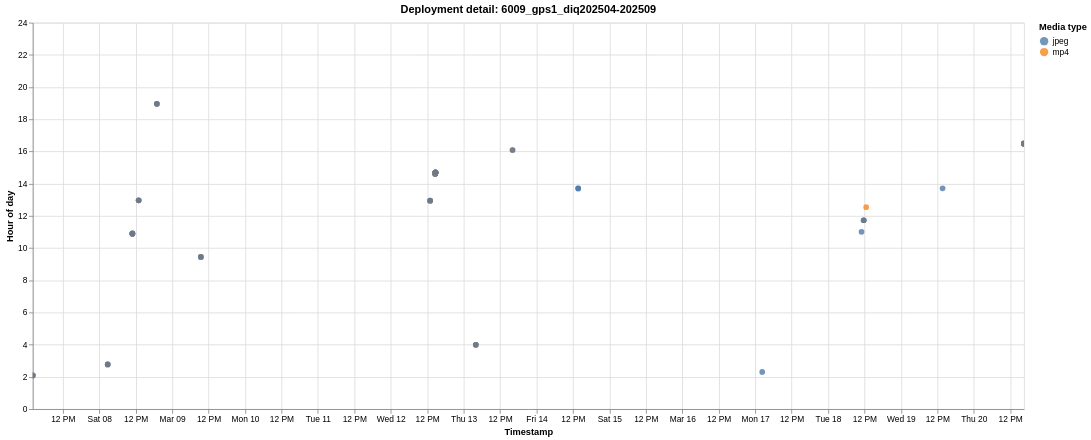

Here is the Vega-Lite specification saved for this chart:
### Vega-Lite specification from a JSON file in a GitHub repository (floating-point values rounded to 4 significant figures)
{"$schema": "https://vega.github.io/schema/vega-lite/v6.1.0.json", "config": {"view": {"continuousHeight": 300, "continuousWidth": 300}}, "data": {"name": "data-ff6cf8d2343beb75c75feffe61f18b60"}, "datasets": {"data-ff6cf8d2343beb75c75feffe61f18b60": [{"deployment": "6009_gps1_diq202504-202509", "deployment_order": 28, "event_index": 0, "hour_of_day": 2.09, "media_type": "jpeg", "timestamp": "2025-03-07T02:05:25"}, {"deployment": "6009_gps1_diq202504-202509", "deployment_order": 28, "event_index": 1, "hour_of_day": 2.09, "media_type": "mp4", "timestamp": "2025-03-07T02:05:25"}, {"deployment": "6009_gps1_diq202504-202509", "deployment_order": 28, "event_index": 2, "hour_of_day": 2.091, "media_type": "jpeg", "timestamp": "2025-03-07T02:05:26"}, {"deployment": "6009_gps1_diq202504-202509", "deployment_order": 28, "event_index": 3, "hour_of_day": 2.773, "media_type": "jpeg", "timestamp": "2025-03-08T02:46:22"}, {"deployment": "6009_gps1_diq202504-202509", "deployment_order": 28, "event_index": 4, "hour_of_day": 2.773, "media_type": "mp4", "timestamp": "2025-03-08T02:46:22"}, {"deployment": "6009_gps1_diq202504-202509", "deployment_order": 28, "event_index": 5, "hour_of_day": 2.773, "media_type": "jpeg", "timestamp": "2025-03-08T02:46:23"}, {"deployment": "6009_gps1_diq202504-202509", "deployment_order": 28, "event_index": 6, "hour_of_day": 10.89, "media_type": "jpeg", "timestamp": "2025-03-08T10:53:12"}, {"deployment": "6009_gps1_diq202504-202509", "deployment_order": 28, "event_index": 7, "hour_of_day": 10.89, "media_type": "mp4", "timestamp": "2025-03-08T10:53:12"}, {"deployment": "6009_gps1_diq202504-202509", "deployment_order": 28, "event_index": 8, "hour_of_day": 10.89, "media_type": "jpeg", "timestamp": "2025-03-08T10:53:13"}, {"deployment": "6009_gps1_diq202504-202509", "deployment_order": 28, "event_index": 9, "hour_of_day": 10.91, "media_type": "jpeg", "timestamp": "2025-03-08T10:54:35"}, {"deployment": "6009_gps1_diq202504-202509", "deployment_order": 28, "event_index": 10, "hour_of_day": 10.91, "media_type": "mp4", "timestamp": "2025-03-08T10:54:35"}, {"deployment": "6009_gps1_diq202504-202509", "deployment_order": 28, "event_index": 11, "hour_of_day": 10.91, "media_type": "jpeg", "timestamp": "2025-03-08T10:54:36"}, {"deployment": "6009_gps1_diq202504-202509", "deployment_order": 28, "event_index": 12, "hour_of_day": 12.97, "media_type": "jpeg", "timestamp": "2025-03-08T12:57:55"}, {"deployment": "6009_gps1_diq202504-202509", "deployment_order": 28, "event_index": 13, "hour_of_day": 12.97, "media_type": "mp4", "timestamp": "2025-03-08T12:57:55"}, {"deployment": "6009_gps1_diq202504-202509", "deployment_order": 28, "event_index": 14, "hour_of_day": 12.97, "media_type": "jpeg", "timestamp": "2025-03-08T12:57:56"}, {"deployment": "6009_gps1_diq202504-202509", "deployment_order": 28, "event_index": 15, "hour_of_day": 18.96, "media_type": "jpeg", "timestamp": "2025-03-08T18:57:29"}, {"deployment": "6009_gps1_diq202504-202509", "deployment_order": 28, "event_index": 16, "hour_of_day": 18.96, "media_type": "mp4", "timestamp": "2025-03-08T18:57:29"}, {"deployment": "6009_gps1_diq202504-202509", "deployment_order": 28, "event_index": 17, "hour_of_day": 18.96, "media_type": "jpeg", "timestamp": "2025-03-08T18:57:30"}, {"deployment": "6009_gps1_diq202504-202509", "deployment_order": 28, "event_index": 18, "hour_of_day": 9.448, "media_type": "jpeg", "timestamp": "2025-03-09T09:26:52"}, {"deployment": "6009_gps1_diq202504-202509", "deployment_order": 28, "event_index": 19, "hour_of_day": 9.448, "media_type": "mp4", "timestamp": "2025-03-09T09:26:52"}, {"deployment": "6009_gps1_diq202504-202509", "deployment_order": 28, "event_index": 20, "hour_of_day": 9.448, "media_type": "jpeg", "timestamp": "2025-03-09T09:26:53"}, {"deployment": "6009_gps1_diq202504-202509", "deployment_order": 28, "event_index": 21, "hour_of_day": 12.94, "media_type": "jpeg", "timestamp": "2025-03-12T12:56:30"}, {"deployment": "6009_gps1_diq202504-202509", "deployment_order": 28, "event_index": 22, "hour_of_day": 12.94, "media_type": "mp4", "timestamp": "2025-03-12T12:56:30"}, {"deployment": "6009_gps1_diq202504-202509", "deployment_order": 28, "event_index": 23, "hour_of_day": 12.94, "media_type": "jpeg", "timestamp": "2025-03-12T12:56:31"}, {"deployment": "6009_gps1_diq202504-202509", "deployment_order": 28, "event_index": 24, "hour_of_day": 14.62, "media_type": "jpeg", "timestamp": "2025-03-12T14:37:02"}, {"deployment": "6009_gps1_diq202504-202509", "deployment_order": 28, "event_index": 25, "hour_of_day": 14.62, "media_type": "mp4", "timestamp": "2025-03-12T14:37:02"}, {"deployment": "6009_gps1_diq202504-202509", "deployment_order": 28, "event_index": 26, "hour_of_day": 14.62, "media_type": "jpeg", "timestamp": "2025-03-12T14:37:03"}, {"deployment": "6009_gps1_diq202504-202509", "deployment_order": 28, "event_index": 27, "hour_of_day": 14.63, "media_type": "jpeg", "timestamp": "2025-03-12T14:37:35"}, {"deployment": "6009_gps1_diq202504-202509", "deployment_order": 28, "event_index": 28, "hour_of_day": 14.63, "media_type": "mp4", "timestamp": "2025-03-12T14:37:35"}, {"deployment": "6009_gps1_diq202504-202509", "deployment_order": 28, "event_index": 29, "hour_of_day": 14.63, "media_type": "jpeg", "timestamp": "2025-03-12T14:37:36"}, {"deployment": "6009_gps1_diq202504-202509", "deployment_order": 28, "event_index": 30, "hour_of_day": 14.63, "media_type": "jpeg", "timestamp": "2025-03-12T14:38:06"}, {"deployment": "6009_gps1_diq202504-202509", "deployment_order": 28, "event_index": 31, "hour_of_day": 14.63, "media_type": "mp4", "timestamp": "2025-03-12T14:38:06"}, {"deployment": "6009_gps1_diq202504-202509", "deployment_order": 28, "event_index": 32, "hour_of_day": 14.64, "media_type": "jpeg", "timestamp": "2025-03-12T14:38:07"}, {"deployment": "6009_gps1_diq202504-202509", "deployment_order": 28, "event_index": 33, "hour_of_day": 14.64, "media_type": "jpeg", "timestamp": "2025-03-12T14:38:38"}, {"deployment": "6009_gps1_diq202504-202509", "deployment_order": 28, "event_index": 34, "hour_of_day": 14.64, "media_type": "mp4", "timestamp": "2025-03-12T14:38:38"}, {"deployment": "6009_gps1_diq202504-202509", "deployment_order": 28, "event_index": 35, "hour_of_day": 14.64, "media_type": "jpeg", "timestamp": "2025-03-12T14:38:39"}, {"deployment": "6009_gps1_diq202504-202509", "deployment_order": 28, "event_index": 36, "hour_of_day": 14.65, "media_type": "jpeg", "timestamp": "2025-03-12T14:39:10"}, {"deployment": "6009_gps1_diq202504-202509", "deployment_order": 28, "event_index": 37, "hour_of_day": 14.65, "media_type": "mp4", "timestamp": "2025-03-12T14:39:10"}, {"deployment": "6009_gps1_diq202504-202509", "deployment_order": 28, "event_index": 38, "hour_of_day": 14.65, "media_type": "jpeg", "timestamp": "2025-03-12T14:39:11"}, {"deployment": "6009_gps1_diq202504-202509", "deployment_order": 28, "event_index": 39, "hour_of_day": 14.66, "media_type": "jpeg", "timestamp": "2025-03-12T14:39:44"}, {"deployment": "6009_gps1_diq202504-202509", "deployment_order": 28, "event_index": 40, "hour_of_day": 14.66, "media_type": "mp4", "timestamp": "2025-03-12T14:39:44"}, {"deployment": "6009_gps1_diq202504-202509", "deployment_order": 28, "event_index": 41, "hour_of_day": 14.66, "media_type": "jpeg", "timestamp": "2025-03-12T14:39:45"}, {"deployment": "6009_gps1_diq202504-202509", "deployment_order": 28, "event_index": 42, "hour_of_day": 14.67, "media_type": "jpeg", "timestamp": "2025-03-12T14:40:16"}, {"deployment": "6009_gps1_diq202504-202509", "deployment_order": 28, "event_index": 43, "hour_of_day": 14.67, "media_type": "mp4", "timestamp": "2025-03-12T14:40:16"}, {"deployment": "6009_gps1_diq202504-202509", "deployment_order": 28, "event_index": 44, "hour_of_day": 14.67, "media_type": "jpeg", "timestamp": "2025-03-12T14:40:17"}, {"deployment": "6009_gps1_diq202504-202509", "deployment_order": 28, "event_index": 45, "hour_of_day": 14.68, "media_type": "jpeg", "timestamp": "2025-03-12T14:40:48"}, {"deployment": "6009_gps1_diq202504-202509", "deployment_order": 28, "event_index": 46, "hour_of_day": 14.68, "media_type": "mp4", "timestamp": "2025-03-12T14:40:48"}, {"deployment": "6009_gps1_diq202504-202509", "deployment_order": 28, "event_index": 47, "hour_of_day": 14.68, "media_type": "jpeg", "timestamp": "2025-03-12T14:40:49"}, {"deployment": "6009_gps1_diq202504-202509", "deployment_order": 28, "event_index": 48, "hour_of_day": 14.69, "media_type": "jpeg", "timestamp": "2025-03-12T14:41:20"}, {"deployment": "6009_gps1_diq202504-202509", "deployment_order": 28, "event_index": 49, "hour_of_day": 14.69, "media_type": "mp4", "timestamp": "2025-03-12T14:41:20"}, {"deployment": "6009_gps1_diq202504-202509", "deployment_order": 28, "event_index": 50, "hour_of_day": 14.69, "media_type": "jpeg", "timestamp": "2025-03-12T14:41:21"}, {"deployment": "6009_gps1_diq202504-202509", "deployment_order": 28, "event_index": 51, "hour_of_day": 14.7, "media_type": "jpeg", "timestamp": "2025-03-12T14:41:52"}, {"deployment": "6009_gps1_diq202504-202509", "deployment_order": 28, "event_index": 52, "hour_of_day": 14.7, "media_type": "mp4", "timestamp": "2025-03-12T14:41:52"}, {"deployment": "6009_gps1_diq202504-202509", "deployment_order": 28, "event_index": 53, "hour_of_day": 14.7, "media_type": "jpeg", "timestamp": "2025-03-12T14:41:53"}, {"deployment": "6009_gps1_diq202504-202509", "deployment_order": 28, "event_index": 54, "hour_of_day": 14.71, "media_type": "mp4", "timestamp": "2025-03-12T14:42:24"}, {"deployment": "6009_gps1_diq202504-202509", "deployment_order": 28, "event_index": 55, "hour_of_day": 14.71, "media_type": "jpeg", "timestamp": "2025-03-12T14:42:25"}, {"deployment": "6009_gps1_diq202504-202509", "deployment_order": 28, "event_index": 56, "hour_of_day": 3.994, "media_type": "jpeg", "timestamp": "2025-03-13T03:59:38"}, {"deployment": "6009_gps1_diq202504-202509", "deployment_order": 28, "event_index": 57, "hour_of_day": 3.994, "media_type": "mp4", "timestamp": "2025-03-13T03:59:38"}, {"deployment": "6009_gps1_diq202504-202509", "deployment_order": 28, "event_index": 58, "hour_of_day": 3.994, "media_type": "jpeg", "timestamp": "2025-03-13T03:59:39"}, {"deployment": "6009_gps1_diq202504-202509", "deployment_order": 28, "event_index": 59, "hour_of_day": 16.09, "media_type": "mp4", "timestamp": "2025-03-13T16:05:25"}, {"deployment": "6009_gps1_diq202504-202509", "deployment_order": 28, "event_index": 60, "hour_of_day": 16.09, "media_type": "jpeg", "timestamp": "2025-03-13T16:05:26"}, {"deployment": "6009_gps1_diq202504-202509", "deployment_order": 28, "event_index": 61, "hour_of_day": 13.71, "media_type": "jpeg", "timestamp": "2025-03-14T13:42:19"}, {"deployment": "6009_gps1_diq202504-202509", "deployment_order": 28, "event_index": 62, "hour_of_day": 13.71, "media_type": "jpeg", "timestamp": "2025-03-14T13:42:20"}, {"deployment": "6009_gps1_diq202504-202509", "deployment_order": 28, "event_index": 63, "hour_of_day": 2.307, "media_type": "jpeg", "timestamp": "2025-03-17T02:18:24"}, {"deployment": "6009_gps1_diq202504-202509", "deployment_order": 28, "event_index": 64, "hour_of_day": 11.01, "media_type": "jpeg", "timestamp": "2025-03-18T11:00:31"}, {"deployment": "6009_gps1_diq202504-202509", "deployment_order": 28, "event_index": 65, "hour_of_day": 11.73, "media_type": "jpeg", "timestamp": "2025-03-18T11:43:45"}, {"deployment": "6009_gps1_diq202504-202509", "deployment_order": 28, "event_index": 66, "hour_of_day": 11.73, "media_type": "mp4", "timestamp": "2025-03-18T11:43:45"}, {"deployment": "6009_gps1_diq202504-202509", "deployment_order": 28, "event_index": 67, "hour_of_day": 11.73, "media_type": "jpeg", "timestamp": "2025-03-18T11:43:46"}, {"deployment": "6009_gps1_diq202504-202509", "deployment_order": 28, "event_index": 68, "hour_of_day": 12.54, "media_type": "mp4", "timestamp": "2025-03-18T12:32:30"}, {"deployment": "6009_gps1_diq202504-202509", "deployment_order": 28, "event_index": 69, "hour_of_day": 13.71, "media_type": "jpeg", "timestamp": "2025-03-19T13:42:34"}, {"deployment": "6009_gps1_diq202504-202509", "deployment_order": 28, "event_index": 70, "hour_of_day": 16.48, "media_type": "jpeg", "timestamp": "2025-03-20T16:28:53"}, {"deployment": "6009_gps1_diq202504-202509", "deployment_order": 28, "event_index": 71, "hour_of_day": 16.48, "media_type": "mp4", "timestamp": "2025-03-20T16:28:53"}, {"deployment": "6009_gps1_diq202504-202509", "deployment_order": 28, "event_index": 72, "hour_of_day": 16.48, "media_type": "jpeg", "timestamp": "2025-03-20T16:28:54"}, {"deployment": "6009_gps1_diq202504-202509", "deployment_order": 28, "event_index": 73, "hour_of_day": 16.49, "media_type": "jpeg", "timestamp": "2025-03-20T16:29:27"}, {"deployment": "6009_gps1_diq202504-202509", "deployment_order": 28, "event_index": 74, "hour_of_day": 16.5, "media_type": "jpeg", "timestamp": "2025-03-20T16:30:01"}, {"deployment": "6009_gps1_diq202504-202509", "deployment_order": 28, "event_index": 75, "hour_of_day": 16.5, "media_type": "mp4", "timestamp": "2025-03-20T16:30:01"}, {"deployment": "6009_gps1_diq202504-202509", "deployment_order": 28, "event_index": 76, "hour_of_day": 16.5, "media_type": "jpeg", "timestamp": "2025-03-20T16:30:02"}]}, "encoding": {"color": {"field": "media_type", "scale": {"scheme": "tableau10"}, "title": "Media type", "type": "nominal"}, "shape": {"field": "media_type", "title": "Media type", "type": "nominal"}, "tooltip": [{"field": "deployment", "title": "Deployment", "type": "nominal"}, {"field": "timestamp", "format": "%Y-%m-%d %H:%M:%S", "title": "Timestamp", "type": "temporal"}, {"field": "hour_of_day", "format": ".2f", "title": "Hour of day", "type": "quantitative"}, {"field": "media_type", "title": "Media type", "type": "nominal"}], "x": {"field": "timestamp", "title": "Timestamp", "type": "temporal"}, "y": {"field": "hour_of_day", "scale": {"domain": [0, 24]}, "title": "Hour of day", "type": "quantitative"}}, "height": 460, "mark": {"opacity": 0.78, "size": 46, "type": "circle"}, "params": [{"bind": "scales", "name": "param_1e9efca18e7a2868", "select": {"encodings": ["x", "y"], "type": "interval"}}], "title": "Deployment detail: 6009_gps1_diq202504-202509", "width": 1180}
